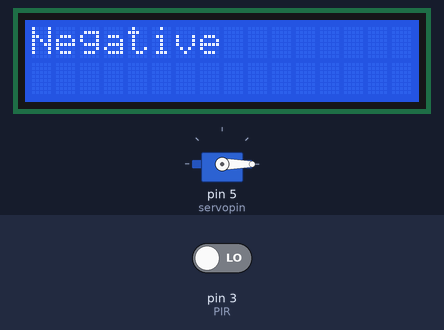
A sketch run on a simulated Arduino Uno, built with avr-gcc and run on an emulated ATmega328P. On the bench: 16×2 character LCD, servo. The test bench sets the inputs (shaded band); at power-on: pin 3 (PIR) LOW.

Above: at 1.2 s.
1.3 s: pin 3 (PIR) driven HIGH
At 2.2 s:
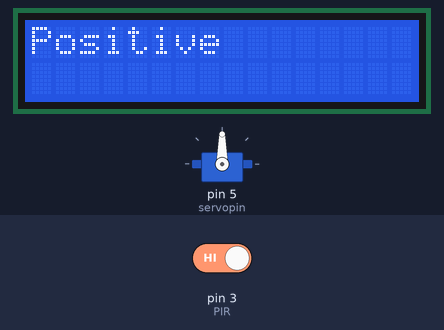
3.0 s: pin 3 (PIR) driven LOW
At 3.5 s:
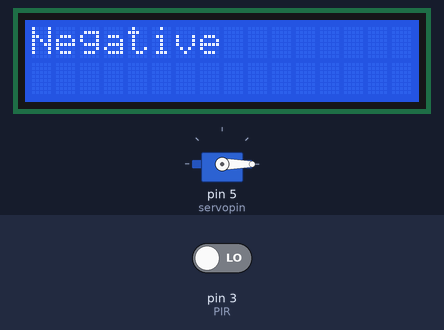
Timing chart, 0 to 6.0 s (numbered marks = the images above; inputs shaded):
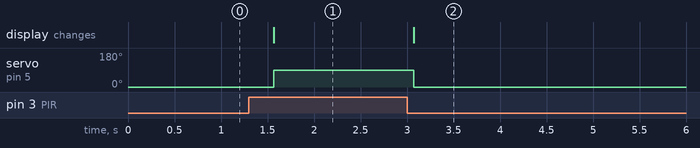

The sketch:

random.ino
```cpp
#include <LiquidCrystal.h>
LiquidCrystal lcd(7,8,9,10,11,12);
#include <Servo.h>

Servo servopin;
int PIR = 3;
int ReadValue;


void setup() {
  lcd.begin(16,2);
  lcd.clear();
  servopin.attach(5);
  pinMode(PIR, INPUT);
}

void loop() {

  ReadValue = digitalRead(PIR);
  if (ReadValue == HIGH) {
    lcd.setCursor(0,0);
    lcd.print("Positive");
    servopin.write (90);
    delay (500);
    }

   else{
    lcd.setCursor (0,0);
    lcd.print ("Negative");
    servopin.write (0);

    delay (500);
   }
}
```

Measured:
- after the input at 1.3 s, servo on pin 5 (servopin): 0° → 90° after 0.27 s; the display: changes after 0.27 s (image 1)
- after the input at 3.0 s, servo on pin 5 (servopin): 90° → 0° after 0.07 s; the display: changes after 0.07 s (image 2)
